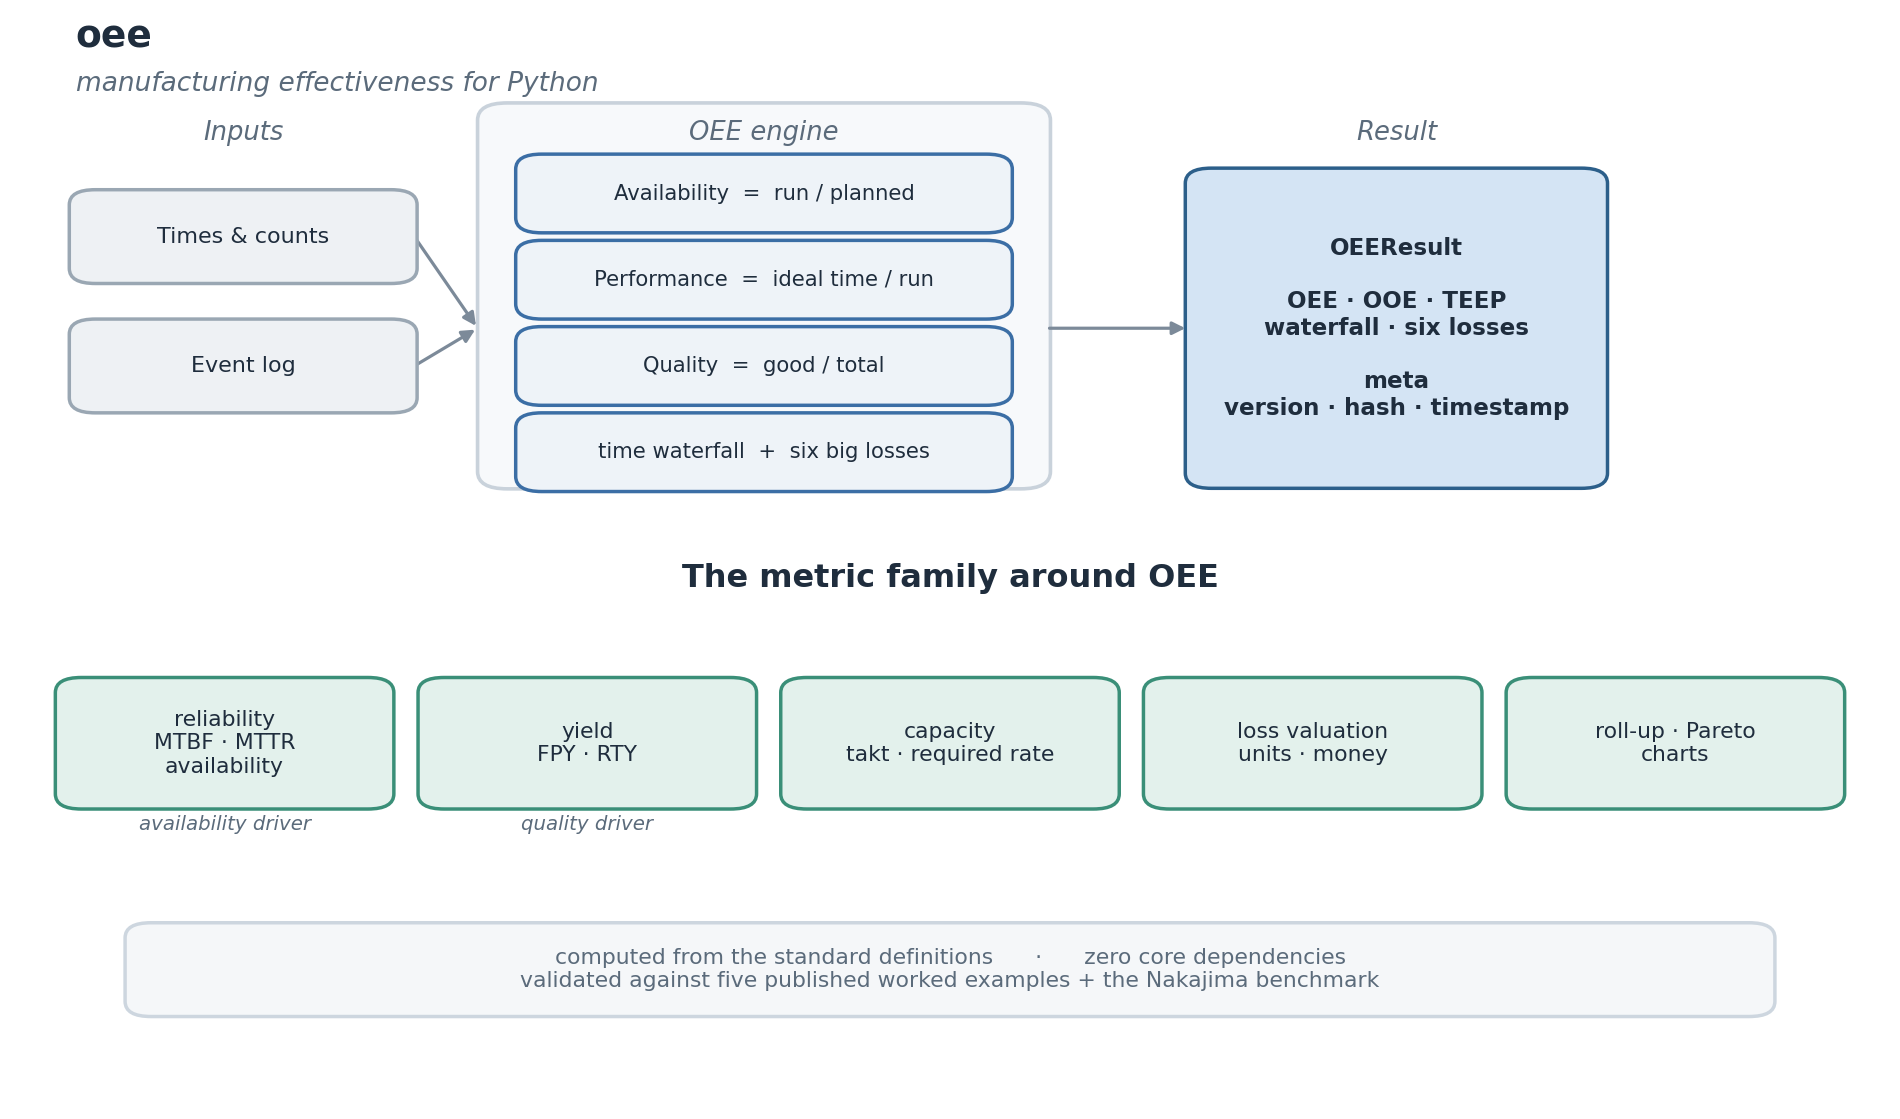

Write Python code to recreate this figure.
"""Generate the oee framework figure (academic style).

Top: the OEE core (inputs, the engine, the OEEResult). Bottom: the metric
family around OEE.
Run:  python assets/framework.py
"""

import matplotlib
matplotlib.use("Agg")
import matplotlib.pyplot as plt
from matplotlib.patches import FancyBboxPatch

plt.rcParams.update({"font.family": "DejaVu Sans", "font.size": 9.5})

INK = "#1f2d3d"
MUT = "#5b6b7b"
NEUT_F, NEUT_E = "#eef1f4", "#9aa7b3"
ANA_F, ANA_E = "#eef3f8", "#3b6ea5"
RES_F, RES_E = "#d4e4f4", "#2c5f8a"
OPT_F, OPT_E = "#e3f1ec", "#3a8f78"
CONT_F, CONT_E = "#f7f9fb", "#c9d2db"
BAN_F, BAN_E = "#f5f7f9", "#cdd6df"
ARROW = "#7c8a99"

fig, ax = plt.subplots(figsize=(12, 7.0))
ax.set_xlim(0, 100)
ax.set_ylim(0, 100)
ax.axis("off")


def box(x, y, w, h, text, fill, edge, fs=8.2, bold=False, tcol=INK):
    ax.add_patch(FancyBboxPatch(
        (x - w / 2, y - h / 2), w, h,
        boxstyle="round,pad=0.35,rounding_size=1.4",
        linewidth=1.25, edgecolor=edge, facecolor=fill, zorder=2))
    ax.text(x, y, text, ha="center", va="center", color=tcol, fontsize=fs,
            fontweight="bold" if bold else "normal", zorder=5)


def arrow(x0, y0, x1, y1, color=ARROW, lw=1.15):
    ax.annotate("", xy=(x1, y1), xytext=(x0, y0), zorder=1,
                arrowprops=dict(arrowstyle="-|>", color=color, lw=lw,
                                shrinkA=1, shrinkB=1))


ax.text(3, 97.5, "oee", fontsize=13.5, fontweight="bold", color=INK, ha="left")
ax.text(3, 93.5, "manufacturing effectiveness for Python", fontsize=9.5,
        color=MUT, ha="left", fontstyle="italic")

# ---- Top tier: the OEE core ------------------------------------------------
for x, t in [(12, "Inputs"), (40, "OEE engine"), (74, "Result")]:
    ax.text(x, 89, t, ha="center", fontsize=9.3, color=MUT, fontstyle="italic")

box(12, 80, 18, 8, "Times & counts", NEUT_F, NEUT_E, fs=8.0)
box(12, 68, 18, 8, "Event log", NEUT_F, NEUT_E, fs=8.0)

ax.add_patch(FancyBboxPatch((25, 57), 30, 35,
             boxstyle="round,pad=0.4,rounding_size=1.6",
             linewidth=1.3, edgecolor=CONT_E, facecolor=CONT_F, zorder=0))
for y, t in [(84, "Availability  =  run / planned"),
             (76, "Performance  =  ideal time / run"),
             (68, "Quality  =  good / total"),
             (60, "time waterfall  +  six big losses")]:
    box(40, y, 26, 6.6, t, ANA_F, ANA_E, fs=7.6)

box(74, 71.5, 22, 29,
    "OEEResult\n\nOEE · OOE · TEEP\nwaterfall · six losses\n\n"
    "meta\nversion · hash · timestamp",
    RES_F, RES_E, fs=8.3, bold=True)

for y in (80, 68):
    arrow(21.2, y, 24.6, 71.5)
arrow(55.2, 71.5, 62.8, 71.5)

# ---- Bottom tier: the metric family ----------------------------------------
ax.text(50, 47.5, "The metric family around OEE", ha="center", fontsize=11.5,
        fontweight="bold", color=INK)

family = [
    (11, "reliability\nMTBF · MTTR\navailability", "availability driver"),
    (30.5, "yield\nFPY · RTY", "quality driver"),
    (50, "capacity\ntakt · required rate", None),
    (69.5, "loss valuation\nunits · money", None),
    (89, "roll-up · Pareto\ncharts", None),
]
for x, t, annot in family:
    box(x, 33, 17.5, 11.5, t, OPT_F, OPT_E, fs=7.9)
    if annot:
        ax.text(x, 25, annot, ha="center", fontsize=7.1, color=MUT,
                fontstyle="italic")

box(50, 12, 88, 8,
    "computed from the standard definitions      ·      zero core dependencies\n"
    "validated against five published worked examples + the Nakajima benchmark",
    BAN_F, BAN_E, fs=7.9, tcol=MUT)

fig.savefig("assets/framework.png", dpi=200, bbox_inches="tight",
            facecolor="white")
print("wrote assets/framework.png")
